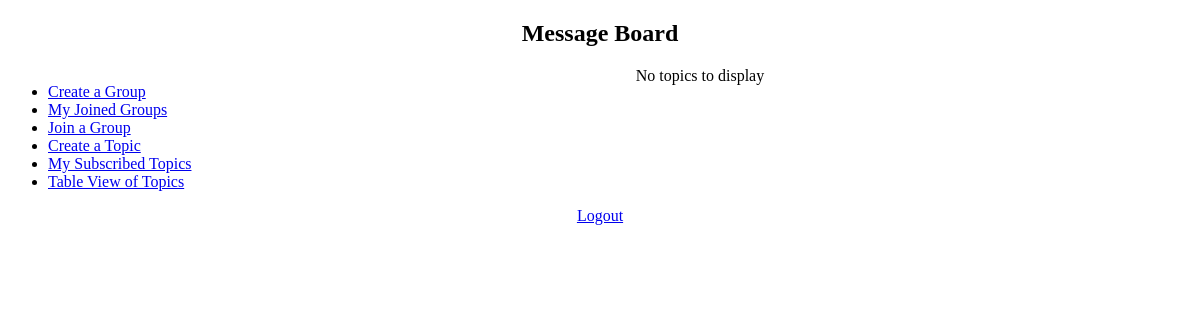
Page /mainsite/messageboard/ (signed in) on the earlier database version.
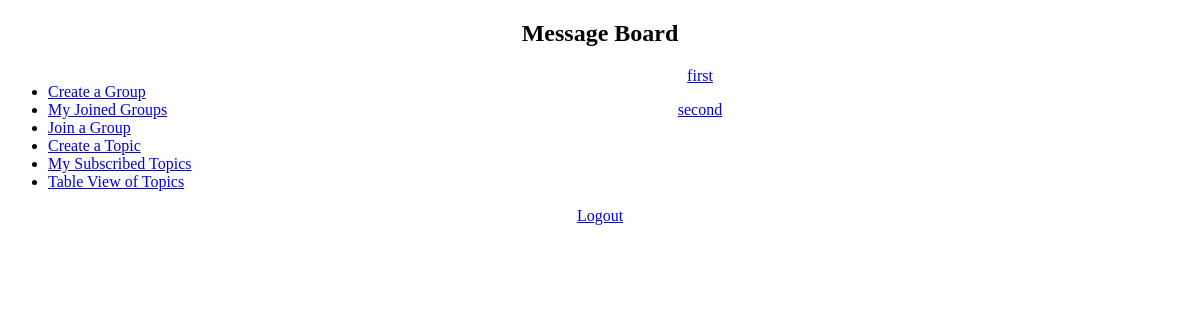
Same page on the later database version.
### mainsite/models.py (models this page shows, shortened)
class Topic(models.Model):
    topic_name = models.CharField(max_length=200)
    pub_date = models.DateTimeField('date published', default=timezone.now)
    creator = models.ForeignKey(User, related_name='topics_created')
    subscriptions = models.ManyToManyField(User, related_name='subscribed_topics')

### mainsite/views.py (the view)
# urls.py: url(r'^messageboard/(?P<topicid>[0-9]*)/$', views.topic, name='topic'),
@login_required(login_url='/mainsite/login')
def messageboard(request):
    topic_list = Topic.objects.all()
    return render(request, 'messageboard.html', {'topics': topic_list})

### mainsite/templates/messageboard.html (shortened to what this page needs)
<!DOCTYPE html>
<html>
<head lang="en">
    {% load staticfiles %}
    <link rel="stylesheet" type="text/css" href="{% static 'mainsite/msgboard.css'%}"/>
</head>
<body>
<div class="header" align="center">
    <h2>Message Board</h2>
</div>
<div class="navBar" align="left">
    <ul>
    <li><a href="creategroup">Create a Group</a></li>
    <li><a href="joinedgroups">My Joined Groups</a></li>
    <li><a href="joingroup">Join a Group</a></li>
    <li><a href="create">Create a Topic</a></li>
    <li><a href="subscriptions">My Subscribed Topics</a></li>
	<li><a href="/mainsite/messageboard/myview/">Table View of Topics</a></li>
    </ul>
</div>
<div class="topics" align="center">
    {% for topic in topics %}
        <p>
            <a href="{{ topic.id }}">{{ topic.topic_name }}</a>
        </p>
    {% empty %}
        <p> No topics to display </p>
    {% endfor %}
</div>
<div class="logout" align="center">
	<p><a href="/mainsite/logout/">Logout</a></p>
</div>
</body>
</html>

Differences in the rows shown:
added Topic: topic_name "first"
added Topic: topic_name "second"
Other differences:
text no longer shown: "No topics to display"
